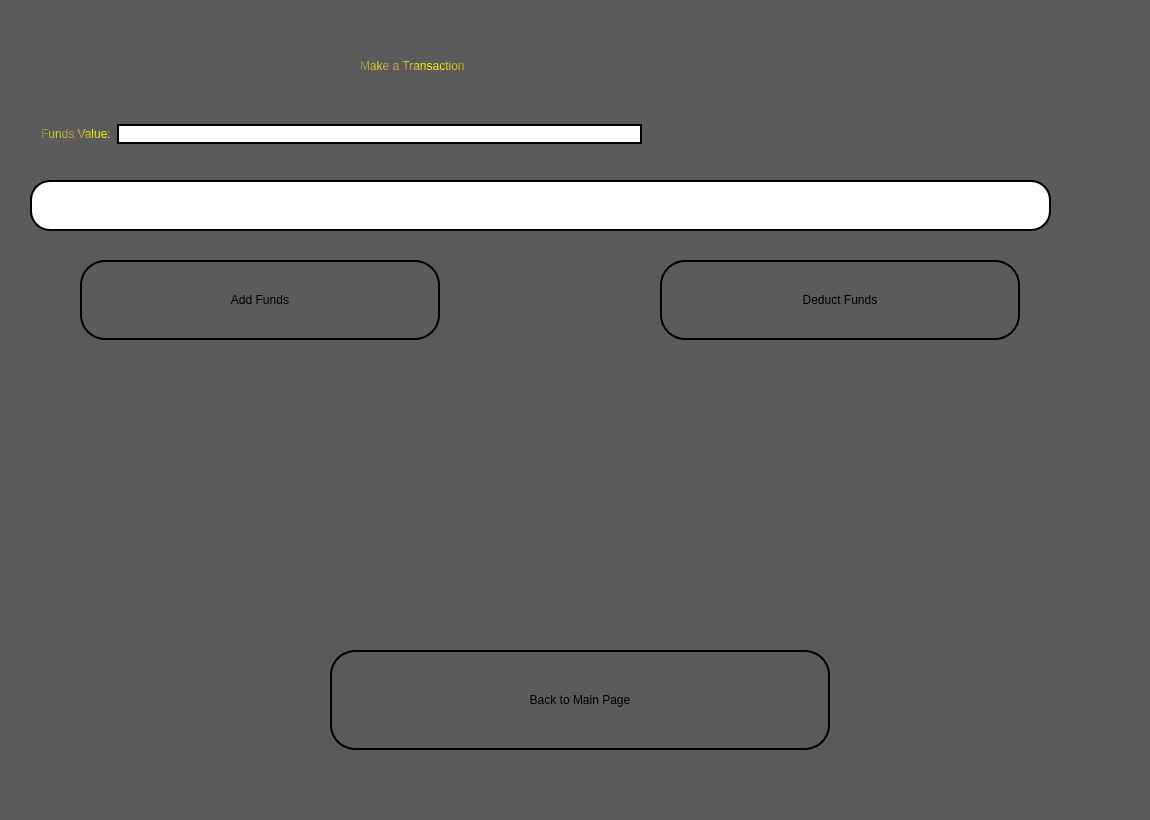
<?xml version="1.0" encoding="UTF-8"?>
<ui version="4.0">
 <class>Make_Transaction</class>
 <widget class="QWidget" name="Make_Transaction">
  <property name="geometry">
   <rect>
    <x>0</x>
    <y>0</y>
    <width>1150</width>
    <height>820</height>
   </rect>
  </property>
  <property name="windowTitle">
   <string>User - Make a Transaction</string>
  </property>
  <property name="windowIcon">
   <iconset>
    <normaloff>C:/Users/Ahmed Mohammed/Desktop/Pictures/App_Icon.png</normaloff>C:/Users/Ahmed Mohammed/Desktop/Pictures/App_Icon.png</iconset>
  </property>
  <widget class="QLabel" name="Sign_In_Label">
   <property name="geometry">
    <rect>
     <x>0</x>
     <y>0</y>
     <width>1150</width>
     <height>820</height>
    </rect>
   </property>
   <property name="sizePolicy">
    <sizepolicy hsizetype="Fixed" vsizetype="Fixed">
     <horstretch>0</horstretch>
     <verstretch>0</verstretch>
    </sizepolicy>
   </property>
   <property name="styleSheet">
    <string notr="true">background-color: rgb(91, 91, 91);</string>
   </property>
   <property name="text">
    <string/>
   </property>
   <property name="pixmap">
    <pixmap>C:/Users/Ahmed Mohammed/Desktop/Pictures/ezgif-6-82dce513e7.png</pixmap>
   </property>
   <property name="scaledContents">
    <bool>true</bool>
   </property>
  </widget>
  <widget class="QPushButton" name="Add_Funds_PB">
   <property name="geometry">
    <rect>
     <x>80</x>
     <y>260</y>
     <width>360</width>
     <height>80</height>
    </rect>
   </property>
   <property name="styleSheet">
    <string notr="true">border-color: qlineargradient(spread:pad, x1:0, y1:0, x2:1, y2:0, stop:0 rgba(0, 0, 0, 255), stop:1 rgba(255, 255, 255, 255));
font: 700 20pt &quot;Segoe Script&quot;;
color: qconicalgradient(cx:0.058, cy:0.636, angle:0, stop:0 rgba(91, 80, 0, 255), stop:0.16 rgba(136, 106, 22, 255), stop:0.168269 rgba(235, 219, 102, 255), stop:0.225 rgba(128, 105, 15, 255), stop:0.285 rgba(204, 181, 74, 255), stop:0.415 rgba(245, 236, 112, 255), stop:0.52 rgba(209, 190, 76, 255), stop:0.57 rgba(187, 156, 51, 255), stop:0.695 rgba(202, 174, 68, 255), stop:0.75 rgba(218, 202, 86, 255), stop:0.815 rgba(208, 187, 73, 255), stop:0.88 rgba(187, 156, 51, 255), stop:0.935 rgba(137, 108, 26, 255), stop:0.990385 rgba(119, 98, 14, 255), stop:1 rgba(35, 40, 3, 255));

color: qconicalgradient(cx:0.909, cy:1, angle:0, stop:0 rgba(217, 193, 0, 255), stop:0.16 rgba(136, 106, 22, 255), stop:0.168269 rgba(235, 219, 102, 255), stop:0.225 rgba(128, 105, 15, 255), stop:0.285 rgba(204, 181, 74, 255), stop:0.415 rgba(245, 236, 112, 255), stop:0.52 rgba(209, 190, 76, 255), stop:0.57 rgba(187, 156, 51, 255), stop:0.695 rgba(202, 174, 68, 255), stop:0.75 rgba(218, 202, 86, 255), stop:0.815 rgba(208, 187, 73, 255), stop:0.88 rgba(187, 156, 51, 255), stop:0.935 rgba(137, 108, 26, 255), stop:0.990385 rgba(119, 98, 14, 255), stop:1 rgba(35, 40, 3, 255));

border-radius: 25px; /* This should be half of the width/height */
border: 2px solid black; /* Optional: adds a visible border around the button */</string>
   </property>
   <property name="text">
    <string>Add Funds</string>
   </property>
  </widget>
  <widget class="QPushButton" name="Back">
   <property name="geometry">
    <rect>
     <x>330</x>
     <y>650</y>
     <width>500</width>
     <height>100</height>
    </rect>
   </property>
   <property name="styleSheet">
    <string notr="true">border-color: qlineargradient(spread:pad, x1:0, y1:0, x2:1, y2:0, stop:0 rgba(0, 0, 0, 255), stop:1 rgba(255, 255, 255, 255));
font: 700 20pt &quot;Segoe Script&quot;;
color: qconicalgradient(cx:0.058, cy:0.636, angle:0, stop:0 rgba(91, 80, 0, 255), stop:0.16 rgba(136, 106, 22, 255), stop:0.168269 rgba(235, 219, 102, 255), stop:0.225 rgba(128, 105, 15, 255), stop:0.285 rgba(204, 181, 74, 255), stop:0.415 rgba(245, 236, 112, 255), stop:0.52 rgba(209, 190, 76, 255), stop:0.57 rgba(187, 156, 51, 255), stop:0.695 rgba(202, 174, 68, 255), stop:0.75 rgba(218, 202, 86, 255), stop:0.815 rgba(208, 187, 73, 255), stop:0.88 rgba(187, 156, 51, 255), stop:0.935 rgba(137, 108, 26, 255), stop:0.990385 rgba(119, 98, 14, 255), stop:1 rgba(35, 40, 3, 255));

color: qconicalgradient(cx:0.909, cy:1, angle:0, stop:0 rgba(217, 193, 0, 255), stop:0.16 rgba(136, 106, 22, 255), stop:0.168269 rgba(235, 219, 102, 255), stop:0.225 rgba(128, 105, 15, 255), stop:0.285 rgba(204, 181, 74, 255), stop:0.415 rgba(245, 236, 112, 255), stop:0.52 rgba(209, 190, 76, 255), stop:0.57 rgba(187, 156, 51, 255), stop:0.695 rgba(202, 174, 68, 255), stop:0.75 rgba(218, 202, 86, 255), stop:0.815 rgba(208, 187, 73, 255), stop:0.88 rgba(187, 156, 51, 255), stop:0.935 rgba(137, 108, 26, 255), stop:0.990385 rgba(119, 98, 14, 255), stop:1 rgba(35, 40, 3, 255));

border-radius: 25px; /* This should be half of the width/height */
border: 2px solid black; /* Optional: adds a visible border around the button */</string>
   </property>
   <property name="text">
    <string>Back to Main Page</string>
   </property>
  </widget>
  <widget class="QLineEdit" name="Process_LE">
   <property name="geometry">
    <rect>
     <x>30</x>
     <y>180</y>
     <width>1021</width>
     <height>51</height>
    </rect>
   </property>
   <property name="styleSheet">
    <string notr="true">border-color: qlineargradient(spread:pad, x1:0, y1:0, x2:1, y2:0, stop:0 rgba(0, 0, 0, 255), stop:1 rgba(255, 255, 255, 255));
font: 700 20pt &quot;Segoe Script&quot;;
color: qconicalgradient(cx:0.058, cy:0.636, angle:0, stop:0 rgba(91, 80, 0, 255), stop:0.16 rgba(136, 106, 22, 255), stop:0.168269 rgba(235, 219, 102, 255), stop:0.225 rgba(128, 105, 15, 255), stop:0.285 rgba(204, 181, 74, 255), stop:0.415 rgba(245, 236, 112, 255), stop:0.52 rgba(209, 190, 76, 255), stop:0.57 rgba(187, 156, 51, 255), stop:0.695 rgba(202, 174, 68, 255), stop:0.75 rgba(218, 202, 86, 255), stop:0.815 rgba(208, 187, 73, 255), stop:0.88 rgba(187, 156, 51, 255), stop:0.935 rgba(137, 108, 26, 255), stop:0.990385 rgba(119, 98, 14, 255), stop:1 rgba(35, 40, 3, 255));


border-radius: 20px; /* This should be half of the width/height */
border: 2px solid black; /* Optional: adds a visible border around the button */</string>
   </property>
  </widget>
  <widget class="QPushButton" name="Deduct_Funds_PB">
   <property name="geometry">
    <rect>
     <x>660</x>
     <y>260</y>
     <width>360</width>
     <height>80</height>
    </rect>
   </property>
   <property name="styleSheet">
    <string notr="true">border-color: qlineargradient(spread:pad, x1:0, y1:0, x2:1, y2:0, stop:0 rgba(0, 0, 0, 255), stop:1 rgba(255, 255, 255, 255));
font: 700 20pt &quot;Segoe Script&quot;;
color: qconicalgradient(cx:0.058, cy:0.636, angle:0, stop:0 rgba(91, 80, 0, 255), stop:0.16 rgba(136, 106, 22, 255), stop:0.168269 rgba(235, 219, 102, 255), stop:0.225 rgba(128, 105, 15, 255), stop:0.285 rgba(204, 181, 74, 255), stop:0.415 rgba(245, 236, 112, 255), stop:0.52 rgba(209, 190, 76, 255), stop:0.57 rgba(187, 156, 51, 255), stop:0.695 rgba(202, 174, 68, 255), stop:0.75 rgba(218, 202, 86, 255), stop:0.815 rgba(208, 187, 73, 255), stop:0.88 rgba(187, 156, 51, 255), stop:0.935 rgba(137, 108, 26, 255), stop:0.990385 rgba(119, 98, 14, 255), stop:1 rgba(35, 40, 3, 255));

color: qconicalgradient(cx:0.909, cy:1, angle:0, stop:0 rgba(217, 193, 0, 255), stop:0.16 rgba(136, 106, 22, 255), stop:0.168269 rgba(235, 219, 102, 255), stop:0.225 rgba(128, 105, 15, 255), stop:0.285 rgba(204, 181, 74, 255), stop:0.415 rgba(245, 236, 112, 255), stop:0.52 rgba(209, 190, 76, 255), stop:0.57 rgba(187, 156, 51, 255), stop:0.695 rgba(202, 174, 68, 255), stop:0.75 rgba(218, 202, 86, 255), stop:0.815 rgba(208, 187, 73, 255), stop:0.88 rgba(187, 156, 51, 255), stop:0.935 rgba(137, 108, 26, 255), stop:0.990385 rgba(119, 98, 14, 255), stop:1 rgba(35, 40, 3, 255));

border-radius: 25px; /* This should be half of the width/height */
border: 2px solid black; /* Optional: adds a visible border around the button */</string>
   </property>
   <property name="text">
    <string>Deduct Funds</string>
   </property>
  </widget>
  <widget class="QLabel" name="label_2">
   <property name="geometry">
    <rect>
     <x>360</x>
     <y>30</y>
     <width>431</width>
     <height>71</height>
    </rect>
   </property>
   <property name="styleSheet">
    <string notr="true">color: rgb(255, 255, 255);
color: qconicalgradient(cx:0, cy:0, angle:135, stop:0 rgba(255, 255, 0, 69), stop:0.375 rgba(255, 255, 0, 69), stop:0.423533 rgba(251, 255, 0, 145), stop:0.45 rgba(247, 255, 0, 208), stop:0.477581 rgba(255, 244, 71, 130), stop:0.518717 rgba(255, 218, 71, 130), stop:0.55 rgba(255, 255, 0, 255), stop:0.57754 rgba(255, 203, 0, 130), stop:0.625 rgba(255, 255, 0, 69), stop:1 rgba(255, 255, 0, 69));
font: 3000 24pt &quot;Segoe Script&quot;;
</string>
   </property>
   <property name="text">
    <string>Make a Transaction</string>
   </property>
  </widget>
  <widget class="QWidget" name="layoutWidget">
   <property name="geometry">
    <rect>
     <x>41</x>
     <y>104</y>
     <width>601</width>
     <height>60</height>
    </rect>
   </property>
   <layout class="QHBoxLayout" name="horizontalLayout">
    <item>
     <widget class="QLabel" name="Funds_Label">
      <property name="styleSheet">
       <string notr="true">color: qconicalgradient(cx:0, cy:0, angle:135, stop:0 rgba(255, 255, 0, 69), stop:0.375 rgba(255, 255, 0, 69), stop:0.423533 rgba(251, 255, 0, 145), stop:0.45 rgba(247, 255, 0, 208), stop:0.477581 rgba(255, 244, 71, 130), stop:0.518717 rgba(255, 218, 71, 130), stop:0.55 rgba(255, 255, 0, 255), stop:0.57754 rgba(255, 203, 0, 130), stop:0.625 rgba(255, 255, 0, 69), stop:1 rgba(255, 255, 0, 69));
font: 3000 16pt &quot;Segoe Script&quot;;</string>
      </property>
      <property name="text">
       <string>Funds Value:</string>
      </property>
     </widget>
    </item>
    <item>
     <widget class="QLineEdit" name="Funds_LE">
      <property name="styleSheet">
       <string notr="true">border-color: qlineargradient(spread:pad, x1:0, y1:0, x2:1, y2:0, stop:0 rgba(0, 0, 0, 255), stop:1 rgba(255, 255, 255, 255));
font: 700 20pt &quot;Segoe Script&quot;;
color: qconicalgradient(cx:0.058, cy:0.636, angle:0, stop:0 rgba(91, 80, 0, 255), stop:0.16 rgba(136, 106, 22, 255), stop:0.168269 rgba(235, 219, 102, 255), stop:0.225 rgba(128, 105, 15, 255), stop:0.285 rgba(204, 181, 74, 255), stop:0.415 rgba(245, 236, 112, 255), stop:0.52 rgba(209, 190, 76, 255), stop:0.57 rgba(187, 156, 51, 255), stop:0.695 rgba(202, 174, 68, 255), stop:0.75 rgba(218, 202, 86, 255), stop:0.815 rgba(208, 187, 73, 255), stop:0.88 rgba(187, 156, 51, 255), stop:0.935 rgba(137, 108, 26, 255), stop:0.990385 rgba(119, 98, 14, 255), stop:1 rgba(35, 40, 3, 255));


border-radius: 20px; /* This should be half of the width/height */
border: 2px solid black; /* Optional: adds a visible border around the button */</string>
      </property>
     </widget>
    </item>
   </layout>
  </widget>
 </widget>
 <resources/>
 <connections>
  <connection>
   <sender>Back</sender>
   <signal>clicked()</signal>
   <receiver>Process_LE</receiver>
   <slot>clear()</slot>
   <hints>
    <hint type="sourcelabel">
     <x>508</x>
     <y>671</y>
    </hint>
    <hint type="destinationlabel">
     <x>520</x>
     <y>218</y>
    </hint>
   </hints>
  </connection>
  <connection>
   <sender>Back</sender>
   <signal>clicked()</signal>
   <receiver>Funds_LE</receiver>
   <slot>clear()</slot>
   <hints>
    <hint type="sourcelabel">
     <x>485</x>
     <y>691</y>
    </hint>
    <hint type="destinationlabel">
     <x>465</x>
     <y>141</y>
    </hint>
   </hints>
  </connection>
 </connections>
</ui>
